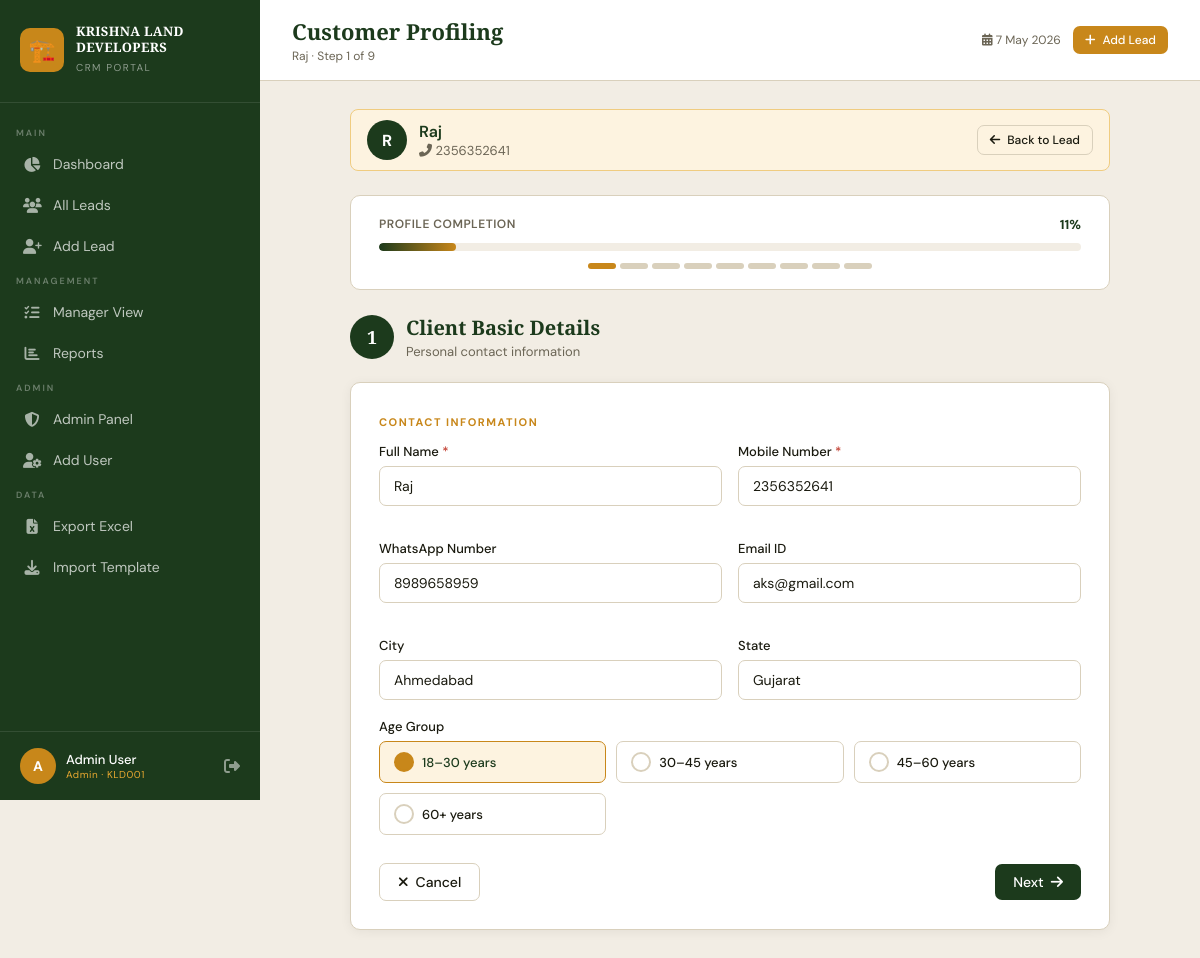
Screenshot of /leads/3/profile?step=1 (signed in) with the database file from the repository.
### tables this page shows
CREATE TABLE leads (
            id INTEGER PRIMARY KEY AUTOINCREMENT,
            name TEXT NOT NULL,
            mobile TEXT NOT NULL,
            whatsapp TEXT,
            email TEXT,
            city TEXT,
            state TEXT,
            age_group TEXT,
            status TEXT DEFAULT 'New',
            caller_id INTEGER,
            created_at TEXT DEFAULT CURRENT_TIMESTAMP,
            updated_at TEXT DEFAULT CURRENT_TIMESTAMP, not_connected_reason TEXT,
            FOREIGN KEY(caller_id) REFERENCES users(id)
        );

### app.py (the view, shortened to what this page needs)
@app.route('/leads/<int:lead_id>/profile', methods=['GET', 'POST'])
@login_required
def profile_form(lead_id):
    step = int(request.args.get('step', 1))
    conn = get_db()
    lead = conn.execute('SELECT * FROM leads WHERE id=?',
                        (lead_id,)).fetchone()
    if not lead:
        conn.close()
        flash('Lead not found.', 'danger')
        return redirect(url_for('leads'))
    profile = conn.execute(
        'SELECT * FROM customer_profiles WHERE lead_id=?', (lead_id,)).fetchone()
    conn.close()
    return render_template('profile_form.html', lead=lead, step=step, profile=profile, total_steps=9)

### app.py (called while the page is built)
def get_db():
    conn = sqlite3.connect(DB_PATH)
    conn.row_factory = sqlite3.Row
    return conn

def login_required(f):
    @wraps(f)
    def decorated(*args, **kwargs):
        if 'user_id' not in session:
            flash('Please login to continue.', 'warning')
            return redirect(url_for('login'))
        return f(*args, **kwargs)
    return decorated

### templates/profile_form.html (shortened to what this page needs)
{% extends "base.html" %}
{% block page_title %}Customer Profiling{% endblock %}
{% block page_subtitle %}{{ lead.name }} · Step {{ step }} of 9{% endblock %}
{% block content %}
<div class="wizard-container">
    <div class="customer-tag">
        <div style="width:40px;height:40px;background:var(--primary);border-radius:50%;
            display:flex;align-items:center;justify-content:center;color:white;font-weight:700;">
            {{ lead.name[0].upper() }}
        </div>
        <div>
            <div class="name">{{ lead.name }}</div>
            <div class="mob"><i class="fas fa-phone-alt"></i> {{ lead.mobile }}</div>
        </div>
        <div style="margin-left:auto;">
            <a href="{{ url_for('view_lead', lead_id=lead.id) }}" class="btn btn-outline btn-sm">
                <i class="fas fa-arrow-left"></i> Back to Lead
            </a>
        </div>
    </div>
    <div class="progress-wrap">
        <div class="progress-top">
            <span class="progress-label">Profile Completion</span>
            <span class="progress-pct">{{ ((step/9)*100)|int }}%</span>
        </div>
        <div class="progress-bar-outer">
            <div class="progress-bar-inner" style="width:{{ ((step/9)*100)|int }}%;"></div>
        </div>
        <div class="step-dots">
            {% for i in range(1, 10) %}
            <div class="step-dot {% if i < step %}done{% elif i == step %}current{% endif %}"></div>
            {% endfor %}
        </div>
    </div>
    {% set step_info = {
        1: ('Client Basic Details', 'Personal contact information'),
        2: ('Professional Profile', 'Occupation & financial background'),
        3: ('Investment Capacity', 'Budget & payment preference'),
        4: ('Investment Objective', 'Goals & holding period'),
        5: ('Dholera Awareness', 'Knowledge & interest drivers'),
        6: ('Property Preference', 'Plot size & project type'),
        7: ('Risk Profile', 'Investor risk appetite'),
        8: ('Purchase Timeline', 'When to invest'),
        9: ('Sales Remarks', 'Internal notes & follow-up')
    } %}
    <div class="step-info">
        <div class="step-num">{{ step }}</div>
        <div class="step-title-text">
            <h3>{{ step_info[step][0] }}</h3>
            <p>{{ step_info[step][1] }}</p>
        </div>
    </div>
    <div class="form-card">
        <form method="POST" action="{{ url_for('profile_form', lead_id=lead.id, step=step) }}"
              id="profile-step-form" onsubmit="return validateStep({{ step }})">
            {% if step == 1 %}
            <p class="section-label">Contact Information</p>
            <div class="form-grid">
                <div class="form-group">
                    <label>Full Name <span class="required">*</span></label>
                    <input type="text" class="form-control" value="{{ lead.name }}" disabled>
                </div>
                <div class="form-group">
                    <label>Mobile Number <span class="required">*</span></label>
                    <input type="tel" class="form-control" value="{{ lead.mobile }}" disabled>
                </div>
                <div class="form-group">
                    <label>WhatsApp Number</label>
                    <input type="tel" name="whatsapp" class="form-control"
                        value="{{ lead.whatsapp or '' }}" placeholder="WhatsApp number">
                </div>
                <div class="form-group">
                    <label>Email ID</label>
                    <input type="email" name="email" class="form-control"
                        value="{{ lead.email or '' }}" placeholder="customer@email.com">
                </div>
                <div class="form-group">
                    <label>City</label>
                    <input type="text" name="city" class="form-control"
                        value="{{ lead.city or '' }}" placeholder="City">
                </div>
                <div class="form-group">
                    <label>State</label>
                    <input type="text" name="state" class="form-control"
                        value="{{ lead.state or '' }}" placeholder="State">
                </div>
            </div>
            <div class="form-group">
                <label>Age Group</label>
                <div class="option-grid">
                    {% for ag in ['18–30', '30–45', '45–60', '60+'] %}
                    <div class="option-item">
                        <label for="ag_{{ loop.index }}">{{ ag }} years</label>
                    </div>
                    {% endfor %}
                </div>
            </div>
            {% endif %}
            <div class="nav-buttons">
                {% if step > 1 %}
                <a href="{{ url_for('profile_form', lead_id=lead.id, step=step-1) }}"
                    class="btn btn-outline">
                    <i class="fas fa-arrow-left"></i> Previous
                </a>
                {% else %}
                <a href="{{ url_for('view_lead', lead_id=lead.id) }}" class="btn btn-outline">
                    <i class="fas fa-times"></i> Cancel
                </a>
                {% endif %}
                <button type="submit" class="btn btn-{% if step == 9 %}accent{% else %}primary{% endif %}">
                    {% if step == 9 %}
                    <i class="fas fa-check-circle"></i> Save & Calculate Score
                    {% else %}
                    Next <i class="fas fa-arrow-right"></i>
                    {% endif %}
                </button>
            </div>
        </form>
    </div>
</div>
{% endblock %}

### templates/base.html (style rules this page uses)
:root { --primary: #1C3A1C; --primary-light: #2D5A2D; --primary-dark: #0F2210; --accent: #C8871A; --accent-light: #E8A830; --accent-pale: #FDF3E0; --bg: #F2EDE4; --surface: #FFFFFF; --surface2: #FAF7F2; --text: #1A1A0F; --text-muted: #6B6555; --border: #D9D0BC; --hot: #C0392B; --hot-bg: #FDECEA; --warm: #C8871A; --warm-bg: #FDF3E0; --cold: #4A7A8A; --cold-bg: #EAF3F7; --sidebar-w: 260px; --radius: 10px; --shadow: 0 2px 12px rgba(0,0,0,0.08); --shadow-lg: 0 8px 32px rgba(0,0,0,0.12); }
* { box-sizing: border-box; margin: 0; padding: 0; }
body { font-family: 'DM Sans', sans-serif; background: var(--bg); color: var(--text); min-height: 100vh; }
.btn { display: inline-flex; align-items: center; gap: 7px; padding: 9px 18px; border-radius: 7px; font-size: 14px; font-weight: 500; font-family: 'DM Sans', sans-serif; border: none; cursor: pointer; text-decoration: none; transition: all 0.2s; }
.btn-primary { background: var(--primary); color: white; }
.btn-outline { background: transparent; border: 1.5px solid var(--border); color: var(--text); }
.btn-sm { padding: 6px 12px; font-size: 12px; }
.form-group { margin-bottom: 18px; }
label { display: block; font-size: 13px; font-weight: 500; color: var(--text); margin-bottom: 6px; }
label .required { color: var(--hot); }
.form-control, .form-select { width: 100%; padding: 10px 14px; border: 1.5px solid var(--border); border-radius: 7px; font-size: 14px; font-family: 'DM Sans', sans-serif; color: var(--text); background: var(--surface); transition: border-color 0.2s; outline: none; }
.form-grid { display: grid; grid-template-columns: 1fr 1fr; gap: 16px; }
.option-grid { display: grid; grid-template-columns: repeat(auto-fill, minmax(170px, 1fr)); gap: 10px; }
.option-item label { display: flex; align-items: center; gap: 8px; padding: 10px 14px; border: 1.5px solid var(--border); border-radius: 7px; cursor: pointer; font-size: 13px; transition: all 0.15s; margin: 0; }
.option-item label:before { content: ''; width: 16px; height: 16px; border: 2px solid var(--border); border-radius: 50%; flex-shrink: 0; transition: all 0.15s; }
.option-item input:checked + label { border-color: var(--accent); background: var(--accent-pale); color: var(--primary); font-weight: 500; }
.option-item input:checked + label:before { background: var(--accent); border-color: var(--accent); }

### rows the page displays
leads: name "Raj", name "R", mobile "2356352641", whatsapp "8989658959", email "aks@gmail.com", city "Ahmedabad", state "Gujarat"

### other values shown
{{ session.username[0].upper() if session.username else 'U' }} "A"
{{ session.username }} "Admin User"
{{ session.role }} "Admin"
{{ session.employee_id }} "KLD001"
{{ step }} "1"
{{ ((step/9)*100)|int }} "11"
{{ step_info[step][0] }} "Client Basic Details"
{{ step_info[step][1] }} "Personal contact information"
{{ ag }} "18–30" "30–45" "45–60" "60+"
